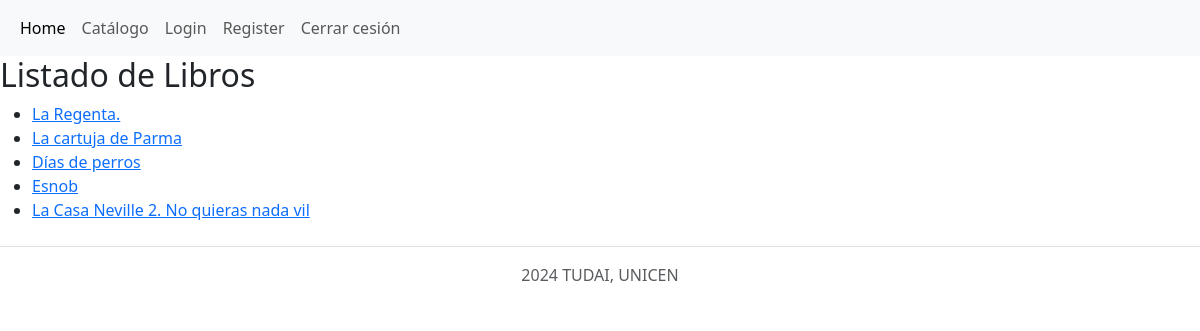
The app's page /genre/6 (signed in) with its own data.
### tables this page shows
CREATE TABLE `libro` (
  `id` int(11) NOT NULL,
  `nombre` varchar(60) NOT NULL,
  `autor` varchar(60) NOT NULL,
  `editorial` varchar(60) DEFAULT NULL,
  `genero` varchar(60) NOT NULL,
  `ID_genero` int(11) NOT NULL,
  `ID_genero2` int(11) DEFAULT NULL,
  `ID_genero3` int(11) DEFAULT NULL,
  `stock` int(11) NOT NULL
);

### app/views/catalogue.view.php (called while the page is built, shortened)
<?php
class CatalogueView {
    public function showBooks($books) {
        require 'templates/books.phtml';
    }
}

### app/controllers/catalogue.controller.php (called while the page is built, shortened)
<?php
require_once 'app/models/catalogue.model.php';
require_once 'app/views/catalogue.view.php';
class CatalogueController {
    private $model;
    private $view;
    public function __construct() {
        $this->model = new CatalogueModel();
        $this->view = new CatalogueView();
    }
    public function showBookByGenres($ID_genero){
        $books = $this->model->getBookByGenres($ID_genero);
        return $this->view->showBooks($books);
    }
}

### app/models/catalogue.model.php (called while the page is built, shortened)
<?php
class CatalogueModel {
    private $db;
    public function __construct() {
        $this->db = new PDO('mysql:host=localhost;dbname=tpe-web-2;charset=utf8', 'root', '');
    }
    public function getBookByGenres($ID_genero) {
        $query = $this->db->prepare('SELECT * FROM libro WHERE ID_genero = :id OR ID_genero2 = :id OR ID_genero3 = :id');
        $query->execute([':id'=>$ID_genero]);
        $books = $query->fetchAll(PDO::FETCH_OBJ);
        return $books;
    }
}

### templates/books.phtml (the view)
<?php require 'templates/layout/header.phtml' ?>
<h2>Listado de Libros</h2>
<ul>
    <?php foreach($books as $book): ?>
        <li> <a href="<?php echo BASE_URL . 'book/' . $book->id ?>"> <?php echo $book->nombre ?> </a> </li>
    <?php endforeach ?>
</ul>
<?php require 'templates/layout/footer.phtml' ?>

### records on screen
libro: nombre "La Regenta."
libro: nombre "La cartuja de Parma"
libro: nombre "Días de perros"
libro: nombre "Esnob"
libro: nombre "La Casa Neville 2. No quieras nada vil"
